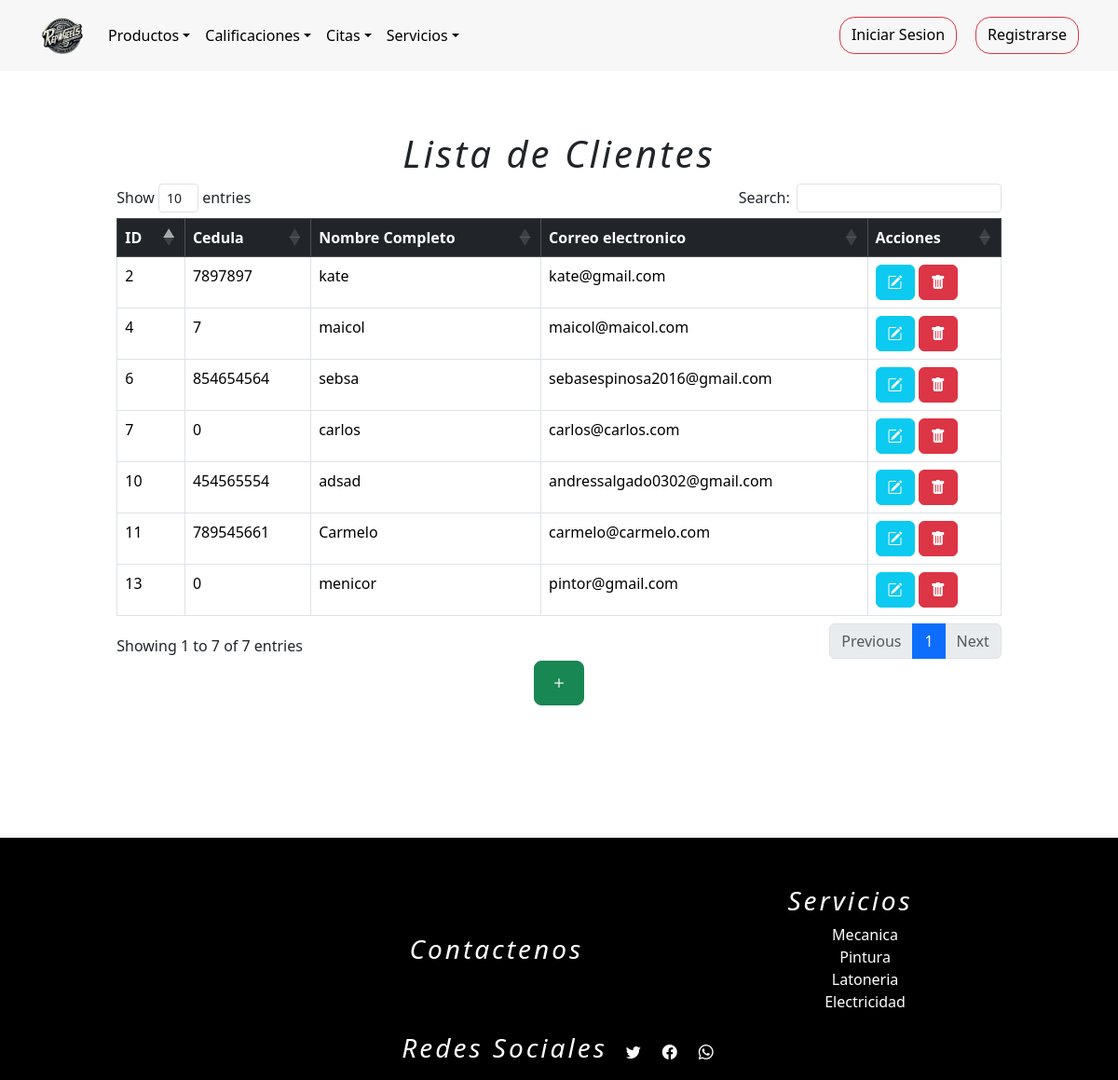
Before: /listarCliente/ with the older database file.
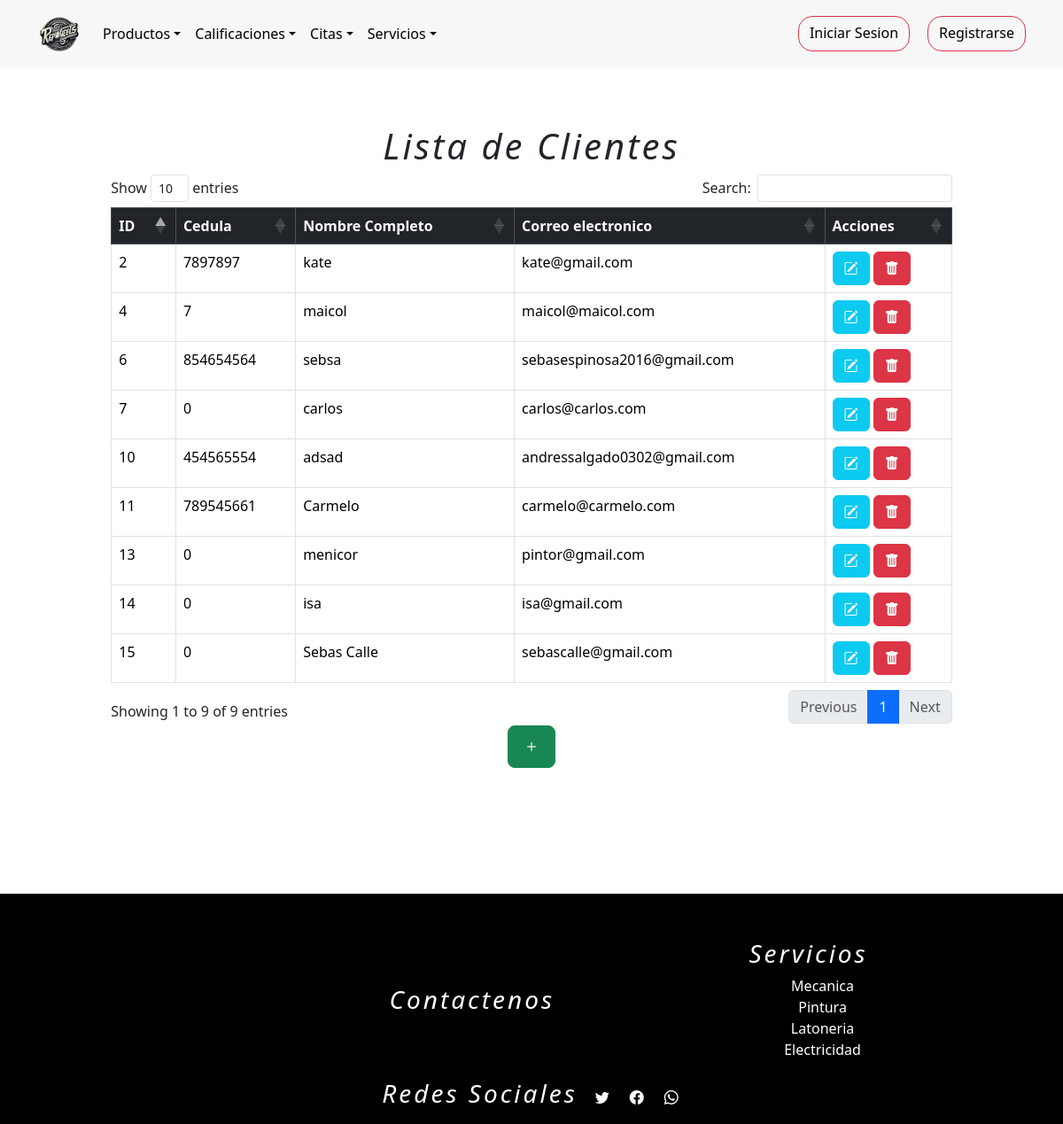
After: the same page with the newer database file.
### tienda/models.py (models this page shows, shortened)
class Usuarios(AbstractUser):
    username = None
    nombre = models.CharField(max_length=254)
    email = models.EmailField(max_length=254, unique=True,blank=False,null=True)
    password = models.CharField(max_length=254,blank=False,null=True)
    foto = models.ImageField(upload_to="media/", default="media/user.png")
    token_recuperar = models.CharField(max_length=254,blank=False,null=False,default=0)
    telefono=models.IntegerField(null=False,blank=True,default='0')
    cargo = models.CharField(max_length=254,null=False)
    direccion=models.CharField(max_length=254)
    cedula=models.IntegerField(blank=True,null=False,default='0')
    ROLES = (
        (1,"administrador"),
        (2,"proveedor"),
        (3,"empleado"),
        (4,"cliente"),
    )
    rol=models.IntegerField(choices=ROLES,default=4)
    n = models.IntegerField(blank=True,null=False,default=0)
    USERNAME_FIELD = "email"
    REQUIRED_FIELDS = ["nombre"]
    objects = CustomUserManager()

### tienda/views.py (the view)
# urls.py: path('listarCliente/',views.listarCliente, name="listarCliente"),
def listarCliente(request):
    q = Usuarios.objects.filter(rol=4)
    contexto = {"data" : q}
    return render(request, "tienda/clientes/listarCliente.html",contexto)

### tienda/templates/tienda/clientes/listarCliente.html (shortened to what this page needs)
{% extends 'tienda/base1.html' %}
{% load static %}
{% block contenedor %}
<main>
  <div class="container-fluid m-3" style="padding:4%;">
  <h1 class="h1">Lista de Clientes</h1>
  <table class="table table-bordered table-hover" id="tableR">
    <thead class="table-dark">
      <tr>
        <th>ID</th>
        <th>Cedula</th>
        <th>Nombre Completo</th>
        <th>Correo electronico</th>
        <th>Acciones</th>
      </tr>
    </thead>
    <tbody>
      {% for r in data %}
      <tr>
        <td>{{ r.id }}</td>
        <td>{{ r.cedula }}</td>
        <td>{{ r.nombre }}</td>
        <td>{{ r.email }}</td>
        <td>
          <a type="button" class="btn btn-info" href="{% url 'clientesEditar' r.id %}"> <i class="bi bi-pencil-square"></i> <br></a>
          <a type="button" class="btn btn-danger"
            href="javascript:eliminar('{% url 'clientesEliminar' r.id %}')"><i class="bi bi-trash-fill"></i></a>
        </td>
      </tr>
      {% endfor %}
    </tbody>
  </table>
  <div style="display: flex; justify-content: center; align-content: center;">
    <a href="{% url 'registrarCliente' %}" class="btn btn-success btn-lg"><i class="bi bi-plus"></i></a>
</div>
  </div>
</main>
{% endblock %}

Changed rows visible on the page:
added Usuarios: id "14", cedula "0", nombre "isa", email "isa@gmail.com"
added Usuarios: id "15", cedula "0", nombre "Sebas Calle", email "sebascalle@gmail.com"
Other visible differences:
text written by a page script: "Show entries Search: Showing 1 to 7 of 7 entries Previous 1 Next" → "Show entries Search: Showing 1 to 9 of 9 entries Previous 1 Next"
